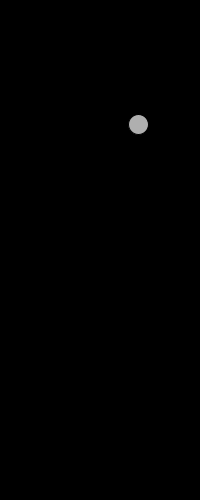
Frame 1 (no input)
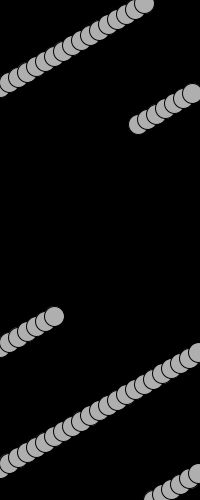
Frame 60 (the mouse pressed at the canvas centre just before this capture)
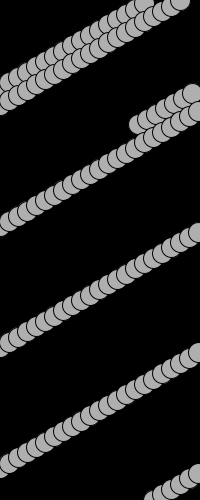
Frame 120 (the mouse held since frame 60 and released just before this capture)

The Processing sketch that drew these frames (run headless with seeded random() and noise(); from frame 60 on, the mouse is pressed at the canvas centre):

// Processing sketch: moverClassVector
// ── moverClassVector.pde
class Mover {
 PVector location;
 PVector velocity;
 PVector acceleration;
 
 void update () {
   velocity.add(acceleration);
   location.add(velocity);
 }
 
 Mover() {
  location = new PVector(random(width), random(height) );
  velocity = new PVector(random(-10,10), random(-10,10) );
  acceleration = new PVector(random(-.0001,.0001),random(-.0001,.0001));
 }
 
 void display () {
   stroke(0);
   fill(175);
   ellipse(location.x,location.y,20,20);
 }
 
 void checkEdges() {
  if(location.x > width) {
   location.x = 0; 
  }
  
  else if(location.x < 0 ){
   location.x = width; 
  }
  
  if (location.y > height) {
   location.y = 0; 
  }
  
  else if (location.y < 0) {
   location.y = height; 
  }
 }
}

Mover one;

void setup() {
 one = new Mover();
 size(200,500);
 background(0);
}

void draw() {
 
 one.update();
 one.checkEdges();
 one.display();
}
